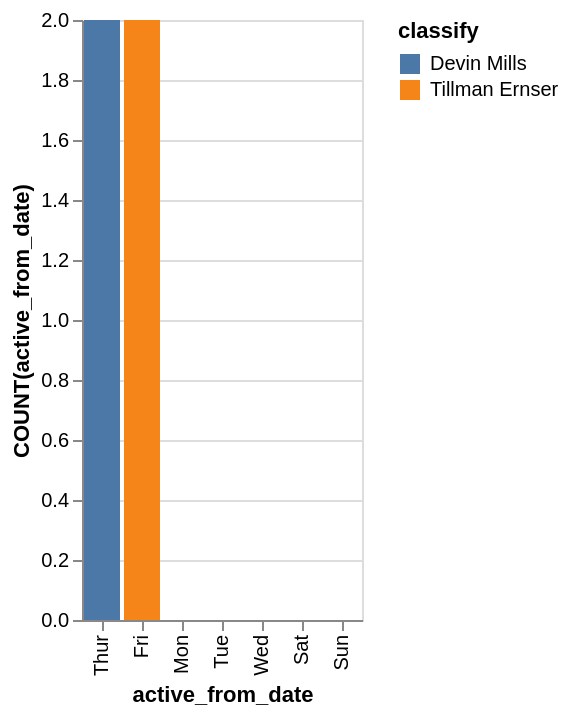

The specification (Vega-Lite) saved for this image:
### Vega-Lite specification from a JSON file in a GitHub repository (floating-point values rounded to 4 significant figures)
{"data": {"values": [{"x_data": "Mon", "y_data": 0, "classify": "Devin Mills"}, {"x_data": "Tue", "y_data": 0, "classify": "Devin Mills"}, {"x_data": "Wed", "y_data": 0, "classify": "Devin Mills"}, {"x_data": "Thur", "y_data": 2, "classify": "Devin Mills"}, {"x_data": "Fri", "y_data": 0, "classify": "Devin Mills"}, {"x_data": "Sat", "y_data": 0, "classify": "Devin Mills"}, {"x_data": "Sun", "y_data": 0, "classify": "Devin Mills"}, {"x_data": "Mon", "y_data": 0, "classify": "Tillman Ernser"}, {"x_data": "Tue", "y_data": 0, "classify": "Tillman Ernser"}, {"x_data": "Wed", "y_data": 0, "classify": "Tillman Ernser"}, {"x_data": "Thur", "y_data": 0, "classify": "Tillman Ernser"}, {"x_data": "Fri", "y_data": 2, "classify": "Tillman Ernser"}, {"x_data": "Sat", "y_data": 0, "classify": "Tillman Ernser"}, {"x_data": "Sun", "y_data": 0, "classify": "Tillman Ernser"}]}, "mark": "bar", "encoding": {"x": {"field": "x_data", "type": "nominal", "title": "active_from_date", "sort": {"op": "sum", "field": "y_data", "order": "descending"}}, "y": {"field": "y_data", "type": "quantitative", "title": "COUNT(active_from_date)"}, "color": {"field": "classify"}}}
